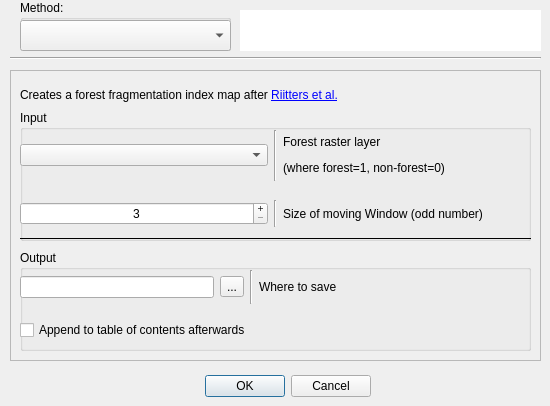
<?xml version="1.0" encoding="UTF-8"?>
<ui version="4.0">
 <class>RasterIndexer</class>
 <widget class="QDialog" name="RasterIndexer">
  <property name="geometry">
   <rect>
    <x>0</x>
    <y>0</y>
    <width>550</width>
    <height>406</height>
   </rect>
  </property>
  <property name="sizePolicy">
   <sizepolicy hsizetype="Expanding" vsizetype="Expanding">
    <horstretch>0</horstretch>
    <verstretch>0</verstretch>
   </sizepolicy>
  </property>
  <property name="windowTitle">
   <string>Dialog</string>
  </property>
  <widget class="QDialogButtonBox" name="buttonBox">
   <property name="geometry">
    <rect>
     <x>190</x>
     <y>370</y>
     <width>181</width>
     <height>32</height>
    </rect>
   </property>
   <property name="orientation">
    <enum>Qt::Horizontal</enum>
   </property>
   <property name="standardButtons">
    <set>QDialogButtonBox::Cancel|QDialogButtonBox::Ok</set>
   </property>
  </widget>
  <widget class="QTextEdit" name="methodSource">
   <property name="geometry">
    <rect>
     <x>240</x>
     <y>10</y>
     <width>301</width>
     <height>41</height>
    </rect>
   </property>
   <property name="font">
    <font>
     <pointsize>8</pointsize>
    </font>
   </property>
   <property name="frameShape">
    <enum>QFrame::NoFrame</enum>
   </property>
   <property name="frameShadow">
    <enum>QFrame::Plain</enum>
   </property>
   <property name="verticalScrollBarPolicy">
    <enum>Qt::ScrollBarAsNeeded</enum>
   </property>
   <property name="horizontalScrollBarPolicy">
    <enum>Qt::ScrollBarAlwaysOff</enum>
   </property>
   <property name="lineWrapMode">
    <enum>QTextEdit::WidgetWidth</enum>
   </property>
   <property name="readOnly">
    <bool>true</bool>
   </property>
   <property name="textInteractionFlags">
    <set>Qt::TextSelectableByKeyboard|Qt::TextSelectableByMouse</set>
   </property>
  </widget>
  <widget class="Line" name="line">
   <property name="geometry">
    <rect>
     <x>10</x>
     <y>50</y>
     <width>531</width>
     <height>16</height>
    </rect>
   </property>
   <property name="orientation">
    <enum>Qt::Horizontal</enum>
   </property>
  </widget>
  <widget class="QFrame" name="frame">
   <property name="geometry">
    <rect>
     <x>10</x>
     <y>70</y>
     <width>531</width>
     <height>291</height>
    </rect>
   </property>
   <property name="frameShape">
    <enum>QFrame::StyledPanel</enum>
   </property>
   <property name="frameShadow">
    <enum>QFrame::Raised</enum>
   </property>
   <widget class="QLabel" name="label_2">
    <property name="geometry">
     <rect>
      <x>10</x>
      <y>10</y>
      <width>511</width>
      <height>31</height>
     </rect>
    </property>
    <property name="text">
     <string>&lt;html&gt;&lt;head/&gt;&lt;body&gt;&lt;p&gt;Creates a forest fragmentation index map after &lt;a href=&quot;http://www.consecol.org/vol4/iss2/art3/&quot;&gt;&lt;span style=&quot; text-decoration: underline; color:#0000ff;&quot;&gt;Riitters et al.&lt;/span&gt;&lt;/a&gt;&lt;/p&gt;&lt;/body&gt;&lt;/html&gt;</string>
    </property>
   </widget>
   <widget class="QGroupBox" name="groupBox">
    <property name="geometry">
     <rect>
      <x>10</x>
      <y>40</y>
      <width>511</width>
      <height>131</height>
     </rect>
    </property>
    <property name="title">
     <string>Input</string>
    </property>
    <property name="flat">
     <bool>false</bool>
    </property>
    <property name="checkable">
     <bool>false</bool>
    </property>
    <widget class="QWidget" name="horizontalLayoutWidget">
     <property name="geometry">
      <rect>
       <x>0</x>
       <y>90</y>
       <width>511</width>
       <height>27</height>
      </rect>
     </property>
     <layout class="QHBoxLayout" name="horizontalLayout">
      <item>
       <widget class="QSpinBox" name="sb_movWin">
        <property name="wrapping">
         <bool>false</bool>
        </property>
        <property name="frame">
         <bool>true</bool>
        </property>
        <property name="alignment">
         <set>Qt::AlignCenter</set>
        </property>
        <property name="buttonSymbols">
         <enum>QAbstractSpinBox::PlusMinus</enum>
        </property>
        <property name="specialValueText">
         <string/>
        </property>
        <property name="minimum">
         <number>3</number>
        </property>
        <property name="singleStep">
         <number>2</number>
        </property>
       </widget>
      </item>
      <item>
       <widget class="Line" name="line_3">
        <property name="orientation">
         <enum>Qt::Vertical</enum>
        </property>
       </widget>
      </item>
      <item>
       <widget class="QLabel" name="label_4">
        <property name="text">
         <string>Size of moving Window (odd number)</string>
        </property>
       </widget>
      </item>
     </layout>
    </widget>
    <widget class="QWidget" name="horizontalLayoutWidget_2">
     <property name="geometry">
      <rect>
       <x>0</x>
       <y>20</y>
       <width>511</width>
       <height>51</height>
      </rect>
     </property>
     <layout class="QHBoxLayout" name="horizontalLayout_2">
      <item>
       <widget class="QComboBox" name="cb_Raster"/>
      </item>
      <item>
       <widget class="Line" name="line_2">
        <property name="orientation">
         <enum>Qt::Vertical</enum>
        </property>
       </widget>
      </item>
      <item>
       <widget class="QLabel" name="label_3">
        <property name="text">
         <string>&lt;html&gt;&lt;head/&gt;&lt;body&gt;&lt;p&gt;Forest raster layer &lt;/p&gt;&lt;p&gt;(where forest=1, non-forest=0)&lt;/p&gt;&lt;/body&gt;&lt;/html&gt;</string>
        </property>
       </widget>
      </item>
     </layout>
    </widget>
   </widget>
   <widget class="Line" name="line_4">
    <property name="geometry">
     <rect>
      <x>10</x>
      <y>160</y>
      <width>511</width>
      <height>16</height>
     </rect>
    </property>
    <property name="frameShadow">
     <enum>QFrame::Plain</enum>
    </property>
    <property name="orientation">
     <enum>Qt::Horizontal</enum>
    </property>
   </widget>
   <widget class="QGroupBox" name="groupBox_2">
    <property name="geometry">
     <rect>
      <x>10</x>
      <y>180</y>
      <width>511</width>
      <height>101</height>
     </rect>
    </property>
    <property name="title">
     <string>Output</string>
    </property>
    <widget class="QWidget" name="horizontalLayoutWidget_3">
     <property name="geometry">
      <rect>
       <x>0</x>
       <y>20</y>
       <width>511</width>
       <height>34</height>
      </rect>
     </property>
     <layout class="QHBoxLayout" name="horizontalLayout_3">
      <item>
       <widget class="QLineEdit" name="le_where2save">
        <property name="readOnly">
         <bool>true</bool>
        </property>
       </widget>
      </item>
      <item>
       <widget class="QToolButton" name="btn_Save">
        <property name="text">
         <string>...</string>
        </property>
        <property name="toolButtonStyle">
         <enum>Qt::ToolButtonIconOnly</enum>
        </property>
        <property name="arrowType">
         <enum>Qt::NoArrow</enum>
        </property>
       </widget>
      </item>
      <item>
       <widget class="Line" name="line_5">
        <property name="orientation">
         <enum>Qt::Vertical</enum>
        </property>
       </widget>
      </item>
      <item>
       <widget class="QLabel" name="label_5">
        <property name="text">
         <string>&lt;html&gt;&lt;head/&gt;&lt;body&gt;&lt;p&gt;Where to save&lt;/p&gt;&lt;/body&gt;&lt;/html&gt;</string>
        </property>
       </widget>
      </item>
      <item>
       <spacer name="horizontalSpacer">
        <property name="orientation">
         <enum>Qt::Horizontal</enum>
        </property>
        <property name="sizeHint" stdset="0">
         <size>
          <width>40</width>
          <height>20</height>
         </size>
        </property>
       </spacer>
      </item>
     </layout>
    </widget>
    <widget class="QCheckBox" name="checkBox">
     <property name="geometry">
      <rect>
       <x>0</x>
       <y>70</y>
       <width>291</width>
       <height>20</height>
      </rect>
     </property>
     <property name="text">
      <string>Append to table of contents afterwards</string>
     </property>
    </widget>
   </widget>
  </widget>
  <widget class="QGroupBox" name="groupBox_3">
   <property name="geometry">
    <rect>
     <x>20</x>
     <y>0</y>
     <width>211</width>
     <height>51</height>
    </rect>
   </property>
   <property name="title">
    <string>Method:</string>
   </property>
   <widget class="QComboBox" name="cb_method">
    <property name="geometry">
     <rect>
      <x>0</x>
      <y>20</y>
      <width>211</width>
      <height>31</height>
     </rect>
    </property>
   </widget>
  </widget>
 </widget>
 <resources/>
 <connections>
  <connection>
   <sender>buttonBox</sender>
   <signal>accepted()</signal>
   <receiver>RasterIndexer</receiver>
   <slot>accept()</slot>
   <hints>
    <hint type="sourcelabel">
     <x>248</x>
     <y>254</y>
    </hint>
    <hint type="destinationlabel">
     <x>157</x>
     <y>274</y>
    </hint>
   </hints>
  </connection>
  <connection>
   <sender>buttonBox</sender>
   <signal>rejected()</signal>
   <receiver>RasterIndexer</receiver>
   <slot>reject()</slot>
   <hints>
    <hint type="sourcelabel">
     <x>316</x>
     <y>260</y>
    </hint>
    <hint type="destinationlabel">
     <x>286</x>
     <y>274</y>
    </hint>
   </hints>
  </connection>
 </connections>
</ui>
